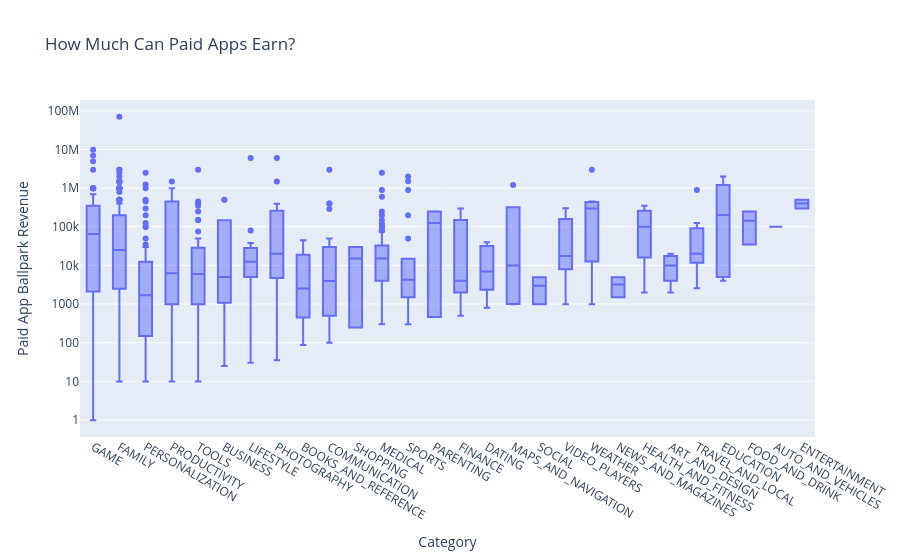

Here is the notebook cell this chart was saved with:
### Markdown cell above
# Plotly Box Plots: Revenue by App Category

**Challenge**: See if you can generate the chart below: 

<img src=https://imgur.com/v4CiNqX.png>

Looking at the hover text, how much does the median app earn in the Tools category? If developing an Android app costs $30,000 or thereabouts, does the average photography app recoup its development costs?

Hint: I've used 'min ascending' to sort the categories.

### Code cell
df_paid_apps = df_apps_clean[df_apps_clean['Type'] == 'Paid']
box = px.box(df_paid_apps, 
             x='Category', 
             y='Revenue_Estimate',
             title='How Much Can Paid Apps Earn?')
 
box.update_layout(xaxis_title='Category',
                  yaxis_title='Paid App Ballpark Revenue',
                  xaxis={'categoryorder':'min ascending'},
                  yaxis=dict(type='log'))
 
box

### Figure 1 — Plotly figure (JSON) as saved in the notebook; plotly's stock layout.template omitted (floating-point values rounded to 4 significant figures; data arrays with more than 128 entries replaced by an {"elided": "..."} marker saying what was removed)
{"data": [{"alignmentgroup": "True", "hovertemplate": "Category=%{x}<br>Revenue_Estimate=%{y}<extra></extra>", "legendgroup": "", "marker": {"color": "#636efa"}, "name": "", "notched": false, "offsetgroup": "", "orientation": "v", "showlegend": false, "type": "box", "x": {"elided": "589 str values"}, "x0": " ", "xaxis": "x", "y": {"elided": "589 float values"}, "y0": " ", "yaxis": "y"}], "layout": {"boxmode": "group", "legend": {"tracegroupgap": 0}, "title": {"text": "How Much Can Paid Apps Earn?"}, "xaxis": {"anchor": "y", "categoryorder": "min ascending", "domain": [0, 1], "title": {"text": "Category"}}, "yaxis": {"anchor": "x", "domain": [0, 1], "title": {"text": "Paid App Ballpark Revenue"}, "type": "log"}}}
